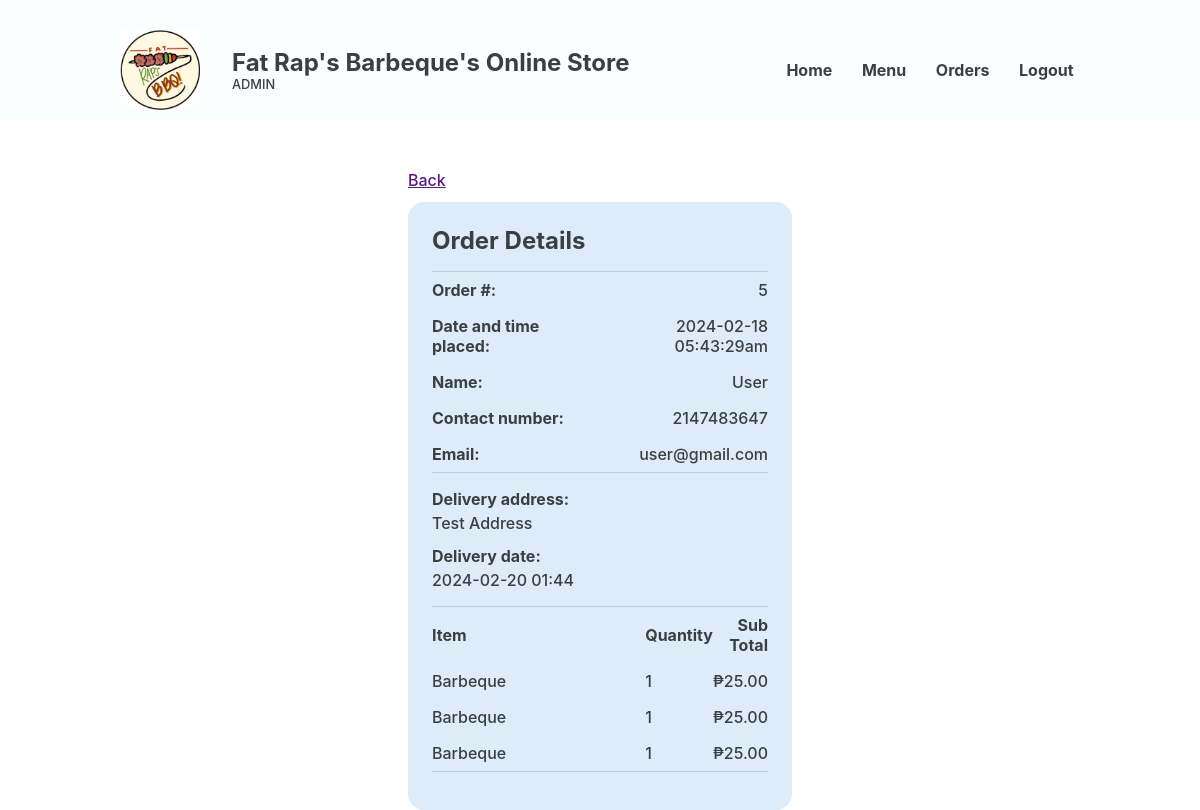
Page /Website/admin-order-details.php?CUS_ID=15 on the earlier database version.
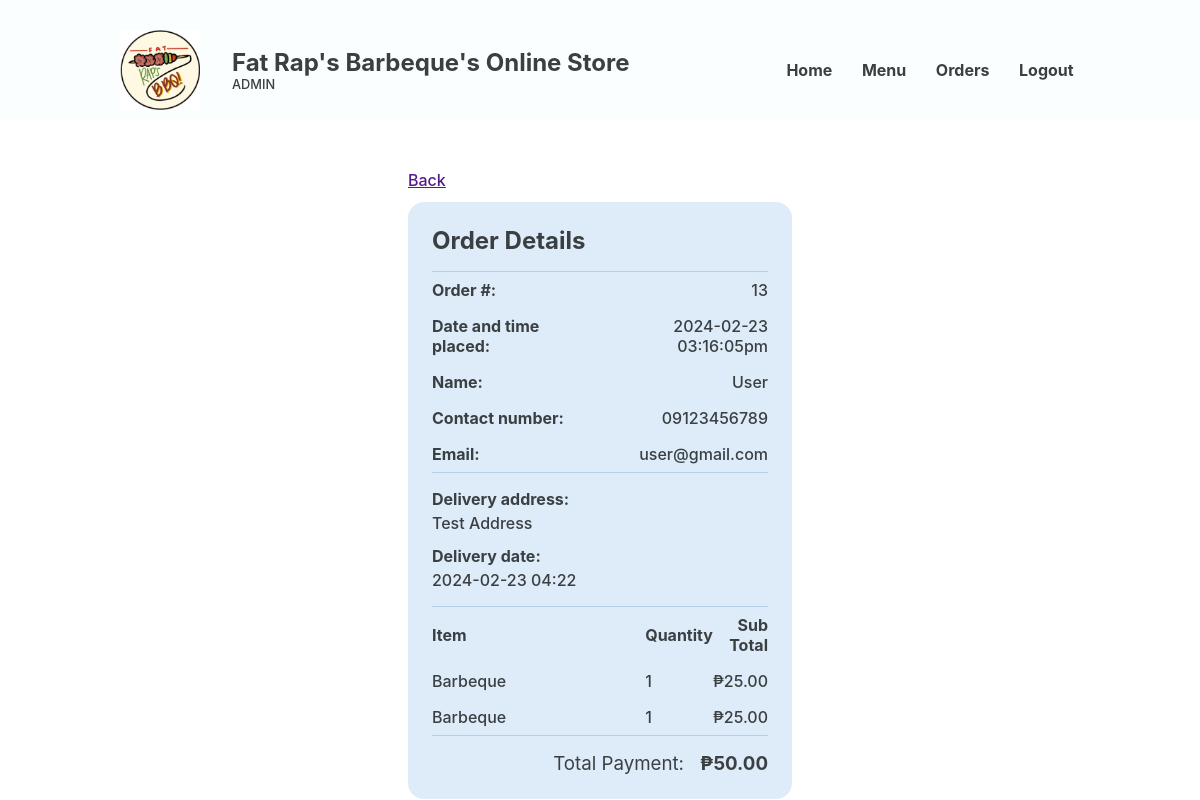
Same page on the later database version.
### tables this page shows
CREATE TABLE `placed_order` (
  `PLACED_ORDER_ID` int(18) UNSIGNED NOT NULL,
  `CUS_ID` int(18) NOT NULL,
  `CUS_NAME` varchar(20) NOT NULL,
  `CUS_NUMBER` varchar(11) NOT NULL,
  `CUS_EMAIL` varchar(35) NOT NULL,
  `PLACED_ORDER_DATE` varchar(50) NOT NULL,
  `PLACED_ORDER_TOTAL` decimal(10,2) NOT NULL,
  `DELIVERY_ADDRESS` varchar(255) NOT NULL,
  `DELIVERY_DATE` varchar(50) NOT NULL,
  `PLACED_ORDER_STATUS` varchar(50) NOT NULL,
  `PLACED_ORDER_CONFIRMATION` varchar(50) NOT NULL,
  `PLACED_ORDER_TRACKER` varchar(16) NOT NULL
);

CREATE TABLE `in_order` (
  `IN_ORDER_ID` int(18) UNSIGNED NOT NULL,
  `FOOD_ID` int(18) NOT NULL,
  `CUS_ID` int(18) NOT NULL,
  `IN_ORDER_QUANTITY` int(11) NOT NULL,
  `IN_ORDER_TOTAL` decimal(10,2) NOT NULL,
  `IN_ORDER_STATUS` varchar(21) NOT NULL,
  `PLACED_ORDER_ID` int(18) UNSIGNED DEFAULT NULL
);

CREATE TABLE `food` (
  `FOOD_ID` int(18) UNSIGNED NOT NULL,
  `CTGY_ID` int(18) NOT NULL,
  `FOOD_NAME` varchar(20) NOT NULL,
  `FOOD_PRICE` decimal(10,2) NOT NULL,
  `FOOD_DESC` varchar(50) NOT NULL,
  `FOOD_IMG` varchar(255) NOT NULL,
  `FOOD_STOCK` int(20) NOT NULL,
  `FOOD_ACTIVE` varchar(10) NOT NULL
);

### Website/admin-order-details.php (the view, shortened to what this page needs)
<?php
@include 'constants.php';
$CUS_ID = $_GET['CUS_ID'];
?>
<!DOCTYPE html>
<html lang="en">
<head>
    <link rel="stylesheet" href="header-styles.css">
    <link rel="stylesheet" href="admin-styles.css">
    <link href='https://unpkg.com/boxicons@2.1.4/css/boxicons.min.css' rel='stylesheet'>
</head>
<body>
    <header class="backend">
        <div class="header-container">
            <div class="website-title">
                <img id="logo" src="images/client-logo.jpg">
                <div class="text">
                    <h1>Fat Rap's Barbeque's Online Store</h1>
                    <p>ADMIN</p>
                </div>
            </div>
            <nav>
                <ul>
                    <li><a href="#">Home</a></li>
                    <li><a href="#">Menu</a></li>
                    <li><a href="#">Orders</a></li>
                    <li><a href="logout.php">Logout</a></li>
                </ul>
            </nav>
        </div>
    </header>
    <main>
        <section class="section">
            <a href="" class="back">Back</a>
            <section class="block order-details">
                <div class="scroll">
                    <h2>Order Details</h2>
                    <?php
                    $sql = "SELECT * FROM placed_order WHERE CUS_ID = $CUS_ID";
                    $res = mysqli_query($conn, $sql);
                    $count = mysqli_num_rows($res);
                    if ($count > 0) {
                        while ($row = mysqli_fetch_assoc($res)) {
                            $PLACED_ORDER_ID = $row['PLACED_ORDER_ID'];
                            $CUS_ID = $row['CUS_ID'];
                            $CUS_NAME = $row['CUS_NAME'];
                            $CUS_NUMBER = $row['CUS_NUMBER'];
                            $CUS_EMAIL = $row['CUS_EMAIL'];
                            $PLACED_ORDER_DATE = $row['PLACED_ORDER_DATE'];
                            $DELIVERY_ADDRESS = $row['DELIVERY_ADDRESS'];
                            $DELIVERY_DATE = $row['DELIVERY_DATE'];
                    ?>
                            <div>
                                <table class="contact-info">
                                    <tr>
                                        <th>Order #:</th>
                                        <td><?php echo $PLACED_ORDER_ID ?></td>
                                    </tr>
                                    <tr>
                                        <th>Date and time placed:</th>
                                        <td><?php echo $PLACED_ORDER_DATE ?></td>
                                    </tr>
                                    <tr>
                                        <th>Name:</th>
                                        <td><?php echo $CUS_NAME ?></td>
                                    </tr>
                                    <tr>
                                        <th>Contact number:</th>
                                        <td><?php echo $CUS_NUMBER ?></td>
                                    </tr>
                                    <tr>
                                        <th>Email:</th>
                                        <td><?php echo $CUS_EMAIL ?></td>
                                    </tr>
                                </table>
                            </div>
                            <div class="delivery-grp">
                                <div class="text-grp">
                                    <h3>Delivery address:</h3>
                                    <p><?php echo $DELIVERY_ADDRESS ?></p>
                                </div>
                                <div class="text-grp">
                                    <h3>Delivery date:</h3>
                                    <p><?php echo $DELIVERY_DATE ?></p>
                                </div>
                            </div>
                            <div>
                                <table class="order">
                                    <thead>
                                        <tr>
                                            <th class="item-col">Item</th>
                                            <th>Quantity</th>
                                            <th class="subtotal-col">Sub Total</th>
                                        </tr>
                                    </thead>
                                    <tbody>
                                        <?php
                                        $sql = "SELECT IN_ORDER_ID, FOOD_NAME, FOOD_PRICE, CUS_ID, IN_ORDER_QUANTITY, IN_ORDER_TOTAL
FROM food, in_order WHERE food.FOOD_ID = in_order.FOOD_ID AND IN_ORDER_STATUS != 'Delivered'";
                                        $res = mysqli_query($conn, $sql);
                                        $count = mysqli_num_rows($res);
                                        if ($count > 0) {
                                            while ($row = mysqli_fetch_assoc($res)) {
                                                if ($row['CUS_ID'] == $CUS_ID) {
                                                    $FOOD_NAME = $row['FOOD_NAME'];
                                                    $IN_ORDER_QUANTITY = $row['IN_ORDER_QUANTITY'];
                                                    $IN_ORDER_TOTAL = $row['IN_ORDER_TOTAL'];
                                        ?>
                                                    <tr>
                                                        <td class="item-col"><?php echo $FOOD_NAME ?></td>
                                                        <td><?php echo $IN_ORDER_QUANTITY ?></td>
                                                        <td class="subtotal-col">₱<?php echo $IN_ORDER_TOTAL ?></td>
                                                    </tr>
                                        <?php
                                                }
                                            }
                                        }
                                        $sql2 = "SELECT SUM(IN_ORDER_TOTAL) AS Total FROM  IN_ORDER WHERE CUS_ID = $CUS_ID";
                                        $res2 = mysqli_query($conn, $sql2);
                                        $row2 = mysqli_fetch_assoc($res2);
                                        $total = $row2['Total'];
                                        ?>
                                    </tbody>
                                </table>
                            </div>
                            <div class="payment">
                                <h3>Total Payment:</h3>
                                <h3>₱<?php echo $total?></h3>
                            </div>
                </div>
        <?php
                        }
                    }
        ?>
            </section>
        </section>
    </main>
</body>
</html>

### Website/header-styles.css (style rules this page uses)
*, *::before, *::after { margin: 0; padding: 0; box-sizing: border-box; font-family: inherit; }
:root { --bg:#F2FFE1; --primary:#F5D636; --text:#3A001E; --text2: #FA3F1F; --input-bg:#F7F3DC; --eye-icon:#CEC699; --block: #4ADE5D; --block-p:#277B32; --block-h1: #0F4C17; --form-bg: #FFFDEF; --header-text: #3A001E; }
body { font-family: 'Inter', sans-serif; }
header { width: 100%; display: flex; justify-content: center; align-items: center; position: fixed; top: 0; z-index: 100; color: var(--header-text); padding-top: 30px; padding-bottom: 10px; background-color: var(--bg); }
header.backend { color: #3A3F42; background-color: #FBFEFF; }
.header-container, .footer-container { width: 80%; display: flex; justify-content: space-between; align-items: center; }
.website-title { display: flex; align-items: center; }
header img { width: 80px; position: relative; }
header .text { margin-left: 2rem; }
header h1 { white-space: nowrap; font-size: 1.5rem; }
header .text p { font-size: 0.8rem; }
nav { width: 50%; max-width: 300px; height: 50px; }
nav > ul { display: flex; justify-content: space-between; flex-wrap: wrap; align-items: center; padding-inline-start: 0; margin-block: 0; height: 100%; }
nav > ul > li { color: var(--text); margin: 0 0.2rem; padding: 0.2rem; display: block; font-weight: bold; }
li > a { color: inherit; text-decoration: none; }

### Website/admin-styles.css (style rules this page uses)
*, *::before, *::after { margin: 0; padding: 0; box-sizing: border-box; font-family: inherit; }
:root { --bg:#EDE9D0; --primary:#F5D636; --active-primary:#EDCB1C; --input-bg:#F7F3DC; --form-bg: #FFFDEF; --available:#A8D991; --available-text:#304D23; --fully-booked:#C13B24; --fully-booked-text:var(--text); --closed:#3B3B3B; --closed-text:#A9A9A9; --product-info-bg: #C13B24; --light-text: #FEFBEA; --text:#3A3F42; --light-blue: #DEECF9; --darker-row: #deecf94f; --sidemenu-blue: #6EA4E4; --sidemenu-blue-hover: #5790D5; --sidemenu-blue-text: #163860; --db-highlight-blue: #93CBFF; --gray: #878F94; --accept-green: #78D35A; --reject-red: #DA523B; }
html { color: var(--text); }
body { font-family: 'Inter', sans-serif; font-weight: 500; min-height: 100vh; color: #3A3F42; }
main { padding-top: 130px; height: 100vh; }
.section { width: 80%; margin: auto; margin-top: 2.5rem; margin-bottom: 7rem; display: flex; flex-direction: column; justify-content: space-between; }
table { background: white; border-radius: 1rem; border-collapse: collapse; width: 100%; }
td,th { padding: 1rem; text-align: left; }
td { padding: 0.8rem; padding-left: 1rem; }
.block { background-color: var(--light-blue); border-radius: 1rem; padding: 1.5rem; }
.order-details { width: 40%; margin: 0 auto; padding-right: 0.5rem; }
.order-details .scroll { height: max-content; max-height: 70vh; display: flex; flex-direction: column; gap: 1rem; overflow: auto; overflow-x: hidden; padding-right: 1rem; }
a.back { width: 40%; margin: 0 auto; margin-bottom: 0.75rem; }
.order-details table { border-radius: 0; border-top: 1px solid #B4CFE8; border-bottom: 1px solid #B4CFE8; background-color: var(--light-blue); }
.order-details td, .order-details th { padding: 0.5rem 0; text-align: left; }
.order-details table.contact-info td { text-align: right; }
.order-details .delivery-grp { display: flex; flex-direction: column; gap: 0.8rem; }
.order-details .text-grp h3 { font-size: 1rem; margin-bottom: 4px; }
.order-details table .item-col { width: 65%; }
.order-details table .subtotal-col { text-align: right; }
.order-details .payment { display: flex; justify-content: flex-end; }
.order-details .payment h3:first-of-type { margin-right: 1rem; font-weight: normal; }

Differences in the rows shown:
removed placed_order: PLACED_ORDER_ID "5", PLACED_ORDER_DATE "2024-02-18 05:43:29am", CUS_NAME "User", CUS_NUMBER "2147483647", CUS_EMAIL "user@gmail.com", DELIVERY_ADDRESS "Test Address", DELIVERY_DATE "2024-02-20 01:44", in_order (FOOD_ID.FOOD_NAME "Barbeque", IN_ORDER_QUANTITY "1", IN_ORDER_TOTAL "25.00"), in_order (FOOD_ID.FOOD_NAME "Barbeque", IN_ORDER_QUANTITY "1", IN_ORDER_TOTAL "25.00")
no longer on this page (row edited): in_order: FOOD_ID.FOOD_NAME "Barbeque", IN_ORDER_QUANTITY "1", IN_ORDER_TOTAL "25.00", shown under "5"
added placed_order: PLACED_ORDER_ID "13", PLACED_ORDER_DATE "2024-02-23 03:16:05pm", CUS_NAME "User", CUS_NUMBER "09123456789", CUS_EMAIL "user@gmail.com", DELIVERY_ADDRESS "Test Address", DELIVERY_DATE "2024-02-23 04:22", total "50.00", in_order (FOOD_ID.FOOD_NAME "Barbeque", IN_ORDER_QUANTITY "1", IN_ORDER_TOTAL "25.00"), in_order (FOOD_ID.FOOD_NAME "Barbeque", IN_ORDER_QUANTITY "1", IN_ORDER_TOTAL "25.00")
